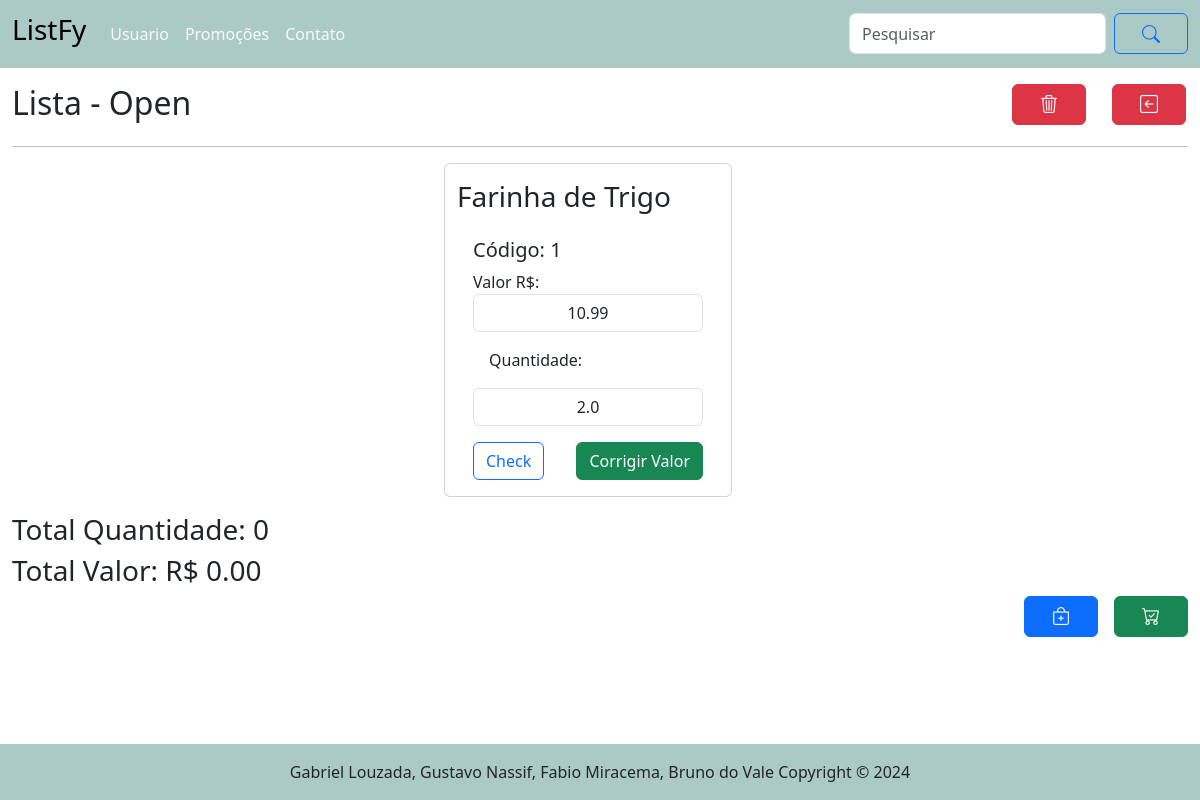
The page /lista/abrir/1 on the database its author committed.
### tables this page shows
CREATE TABLE "lista" (
	"id_lista"	            INTEGER,
	"estabelecimento"	      TEXT    NOT NULL,
	"id_user"	              INTEGER NOT NULL,
  "status_lista"     		  INTEGER NOT NULL,
	FOREIGN KEY("id_user") REFERENCES "usuario"("id_user"),
	PRIMARY KEY("id_lista" AUTOINCREMENT)
);

CREATE TABLE "itens_lista" (
	"id_itens_lista"	INTEGER,
	"id_produto"	    INTEGER NOT NULL,
	"id_lista"	      INTEGER NOT NULL,
	"quantidade"	    REAL NOT NULL,
	"valor"	          REAL NOT NULL,
	FOREIGN KEY("id_produto") REFERENCES "produto"("id_produto"),
	FOREIGN KEY("id_lista") REFERENCES "lista"("id_lista"),
	PRIMARY KEY("id_itens_lista" AUTOINCREMENT));

CREATE TABLE "produto" (
	"id_produto"	INTEGER,
	"nome_produto"	TEXT NOT NULL,
	"id_categoria"	INTEGER NOT NULL,
	"valor_produto"	REAL NOT NULL,
	PRIMARY KEY("id_produto" AUTOINCREMENT),
	FOREIGN KEY("id_categoria") REFERENCES "categoria"("id_categoria")
);

### routes/lista_routes.py (the view)
@router.get("/abrir/{id_lista:int}",response_class=HTMLResponse)
async def get_abrir_lista(request:Request, id_lista: int=0 ):
    itens_lista = obter_itens_lista_nomes(id_lista)
    lista = obter_uma_lista(id_lista)
    return templates.TemplateResponse("/lista/listar_produtos.html", {"request":request, "itens_lista":itens_lista, "lista":lista})

### templates/lista/listar_produtos.html (shortened to what this page needs)
{% extends "base.html" %}
{% set usuario = request.state.usuario%}
{% block conteudo %}
<main class="container-fluid">
    <div class="row mt-3 d-flex justify-content-between">
        <div class=" col-8 col-sm-10">
            <h2>Lista - {{ lista.estabelecimento }}</h2>
        </div>
        <div class="col-2 col-sm-1 ">
            <a href="/lista/remover_itens_lista/{{lista.id_lista}}" class="btn btn-danger"><i
                    class="bi bi-trash3"></i></a>
        </div>
        <div class="col-2 col-sm-1">
            <a href="/lista" class="btn btn-danger"><i class="bi bi-arrow-left-square"></i></a>
        </div>
    </div>
    <hr>
    <div class="row container-fluid d-flex justify-content-evenly">
        {% for p in itens_lista %}
        <div class="card col-12 mb-3" style="width: 18rem;">
            <form id="productForm" action="/itens_lista/post_alterar_itens_lista" method="post">
                <div>
                    <h3 class="mt-3">{{ p.nome_produto }}</h3>
                </div>
                <div class="card-body">
                    <h5>Código: {{ p.id_produto }}</h5>
                    <div>
                        <label for="valor_produto_{{ p.id_produto }}">Valor R$:</label>
                        <input style="text-align: center;" type="text" class="form-control"
                            id="valor_produto_{{ p.id_produto }}" name="valor_produto" value="{{ p.valor_produto }}">
                    </div>
                    <div>
                        <label for="quantidade_{{ p.id_produto }}" class="m-3">Quantidade:</label>
                        <input style="text-align: center;" type="text" class="form-control mb-3"
                            id="quantidade_{{ p.id_produto }}" name="quantidade" value="{{ p.quantidade }}">
                    </div>
                    <div class="col-12 d-flex justify-content-between">
                        <label class="btn btn-outline-primary" for="checkbox_{{ p.id_produto }}">Check</label>
                        <button class="btn btn-success" type="submit">Corrigir Valor</button>
                    </div>
                </div>
            </form>
        </div>
        {% endfor %}
    </div>
    <div class="row">
        <div class="col-12">
            <h3 id="total_quantidade">Total Produtos: 0</h3>
            <h3 id="total_valor">Total Valor: R$ 0.00</h3>
        </div>
        <div class="col-12 d-flex justify-content-end">
            <a href="/itens_lista/categorias/{{ lista.id_lista }}" class="btn btn-primary mx-3"><i class="bi bi-bag-plus"></i></a>
            <form action="/lista/post_fechar_lista" method="post">
                <button type="submit" class="btn btn-success"><i class="bi bi-cart-check"></i></button>
            </form>
        </div>
    </div>
</main>
{% endblock %}

### templates/base.html (shortened to what this page needs)
<!DOCTYPE html>
<html lang="pt-br">
<head>
    <link rel="stylesheet" href="/static/style/style.css">
    <link href="https://cdn.jsdelivr.net/npm/bootstrap@5.3.3/dist/css/bootstrap.min.css" rel="stylesheet">
    <link rel="stylesheet" href="https://cdn.jsdelivr.net/npm/bootstrap-icons@1.11.3/font/bootstrap-icons.min.css">
</head>
<body>
    {% set usuario = request.state.usuario%}
    {% include "header.html" %}
    {% block conteudo %}{% endblock %}
    {% include "footer.html" %}
</body>
</html>

### templates/header.html (shortened to what this page needs)
<header>
    <nav class="navbar navbar-expand-lg" style="background-color: #accac5;">
        <div class="container-fluid">
          <a class="navbar-brand" href="/">
            <h3>ListFy</h3>
          </a>
          <div class="collapse navbar-collapse" id="navbarSupportedContent">
            <ul class="navbar-nav me-auto mb-2 mb-lg-0">
              {%- if not usuario: -%}
              <li class="nav-item">
                <a class="nav-link text-light" href="/usuario/entrar">Usuario</a>
              </li>
                {%- endif -%}
              <li class="nav-item">
                <a class="nav-link text-light" href="/promocao">Promoções</a>
              </li>
              <li class="nav-item">
                <a class="nav-link text-light" href="/contato">Contato</a>
              </li>
            </ul>
            <form class="d-flex">
              <input class="form-control me-2" type="search" placeholder="Pesquisar" aria-label="Search">
              <button class="btn btn-outline-primary" type="submit"><i class="bi bi-search"></i></button>
            </form>
          </div>
        </div>
      </nav>
</header>

### templates/footer.html (shortened to what this page needs)
<div class="p-3 mt-5 ">
</div>
<footer class="bd-footer fixed-bottom" style="background-color: #accac5">
    <div class="d-flex justify-content-center mt-3">
        <p>Gabriel Louzada, Gustavo Nassif, Fabio Miracema, Bruno do Vale Copyright &copy; 2024</p>
    </div>
</footer>

### static/style/style.css (style rules this page uses)
i { padding: 15px; font-size: 18px; }

### rows shown on the page
lista: estabelecimento "Open"
itens_lista: nome_produto "Farinha de Trigo", id_produto "1", valor_produto "10.99", quantidade "2.0"
